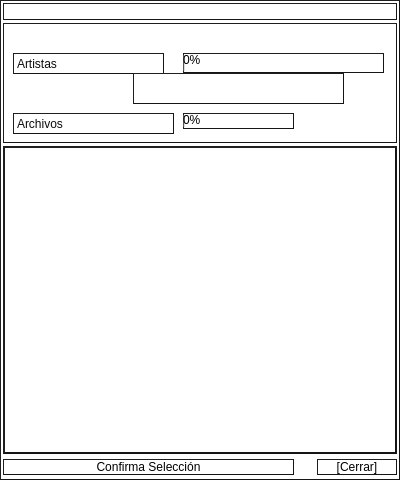
<?xml version="1.0" encoding="UTF-8"?>
<ui version="4.0">
 <class>ListaArtistas</class>
 <widget class="QWidget" name="ListaArtistas">
  <property name="geometry">
   <rect>
    <x>0</x>
    <y>0</y>
    <width>400</width>
    <height>480</height>
   </rect>
  </property>
  <property name="windowTitle">
   <string>Artistas para ser borrados</string>
  </property>
  <property name="styleSheet">
   <string notr="true">QWidget {
border-color: rgb(21, 21, 21);
border-style: outset;
border-width: 1px;
	background-color: rgb(255, 255, 255);
}</string>
  </property>
  <layout class="QVBoxLayout" name="verticalLayout_main">
   <property name="spacing">
    <number>3</number>
   </property>
   <property name="leftMargin">
    <number>3</number>
   </property>
   <property name="topMargin">
    <number>3</number>
   </property>
   <property name="rightMargin">
    <number>3</number>
   </property>
   <property name="bottomMargin">
    <number>3</number>
   </property>
   <item>
    <widget class="QLabel" name="label_genero">
     <property name="font">
      <font>
       <pointsize>10</pointsize>
       <weight>75</weight>
       <bold>true</bold>
      </font>
     </property>
     <property name="styleSheet">
      <string notr="true">color: rgb(85, 0, 0);</string>
     </property>
     <property name="text">
      <string/>
     </property>
    </widget>
   </item>
   <item>
    <widget class="QGroupBox" name="groupBox">
     <property name="minimumSize">
      <size>
       <width>0</width>
       <height>120</height>
      </size>
     </property>
     <property name="title">
      <string/>
     </property>
     <widget class="QProgressBar" name="progressBar_artistas">
      <property name="geometry">
       <rect>
        <x>180</x>
        <y>30</y>
        <width>201</width>
        <height>20</height>
       </rect>
      </property>
      <property name="value">
       <number>0</number>
      </property>
      <property name="textVisible">
       <bool>true</bool>
      </property>
     </widget>
     <widget class="QLabel" name="label_artistas">
      <property name="geometry">
       <rect>
        <x>10</x>
        <y>30</y>
        <width>151</width>
        <height>21</height>
       </rect>
      </property>
      <property name="styleSheet">
       <string notr="true">color: rgb(12, 12, 12);</string>
      </property>
      <property name="text">
       <string>Artistas</string>
      </property>
     </widget>
     <widget class="QLabel" name="label_archivo">
      <property name="geometry">
       <rect>
        <x>10</x>
        <y>90</y>
        <width>161</width>
        <height>21</height>
       </rect>
      </property>
      <property name="styleSheet">
       <string notr="true">color: rgb(12, 12, 12);</string>
      </property>
      <property name="text">
       <string>Archivos</string>
      </property>
     </widget>
     <widget class="QLabel" name="label_artista_progreso">
      <property name="geometry">
       <rect>
        <x>130</x>
        <y>50</y>
        <width>211</width>
        <height>31</height>
       </rect>
      </property>
      <property name="styleSheet">
       <string notr="true">color: rgb(12, 12, 12);</string>
      </property>
      <property name="text">
       <string/>
      </property>
     </widget>
     <widget class="QProgressBar" name="progressBar_archivos">
      <property name="geometry">
       <rect>
        <x>180</x>
        <y>90</y>
        <width>111</width>
        <height>16</height>
       </rect>
      </property>
      <property name="value">
       <number>0</number>
      </property>
     </widget>
    </widget>
   </item>
   <item>
    <widget class="QScrollArea" name="scrollArea">
     <property name="widgetResizable">
      <bool>true</bool>
     </property>
     <widget class="QWidget" name="scrollAreaWidgetContents_mio">
      <property name="geometry">
       <rect>
        <x>0</x>
        <y>0</y>
        <width>392</width>
        <height>304</height>
       </rect>
      </property>
      <layout class="QVBoxLayout" name="verticalLayout_scroll">
       <property name="spacing">
        <number>3</number>
       </property>
       <property name="leftMargin">
        <number>3</number>
       </property>
       <property name="topMargin">
        <number>3</number>
       </property>
       <property name="rightMargin">
        <number>3</number>
       </property>
       <property name="bottomMargin">
        <number>3</number>
       </property>
      </layout>
     </widget>
    </widget>
   </item>
   <item>
    <layout class="QHBoxLayout" name="horizontalLayout">
     <item>
      <widget class="QPushButton" name="pushButton_confirmar">
       <property name="styleSheet">
        <string notr="true"/>
       </property>
       <property name="text">
        <string>Confirma Selección</string>
       </property>
      </widget>
     </item>
     <item>
      <spacer name="horizontalSpacer">
       <property name="orientation">
        <enum>Qt::Horizontal</enum>
       </property>
       <property name="sizeType">
        <enum>QSizePolicy::Fixed</enum>
       </property>
       <property name="sizeHint" stdset="0">
        <size>
         <width>20</width>
         <height>20</height>
        </size>
       </property>
      </spacer>
     </item>
     <item>
      <widget class="QPushButton" name="pushButton_cerrar">
       <property name="maximumSize">
        <size>
         <width>80</width>
         <height>16777215</height>
        </size>
       </property>
       <property name="text">
        <string>[Cerrar]</string>
       </property>
      </widget>
     </item>
    </layout>
   </item>
  </layout>
 </widget>
 <resources/>
 <connections/>
</ui>
